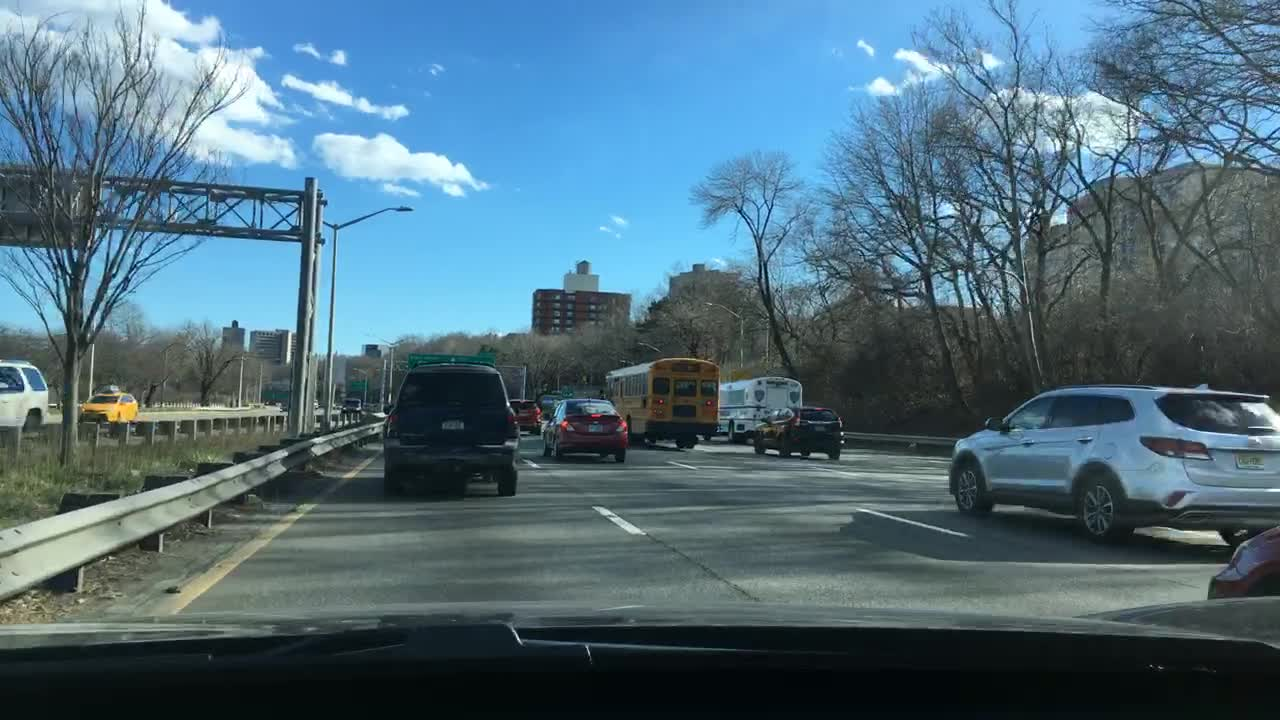
#> input picture 2.2.1- Object Detection/test.jpg, 1280 x 720 px; its folder holds only this picture in this run
$ python -i main_foggy_cityscapes.py   (imports and definitions only)
#> lines starting #> are read from the running program, lines starting #| are printed output that depends on the picture
#> further down, picture is the input picture: shape (720, 1280, 3); mean B, G, R 124.1, 109, 79.1
from glob import glob
import cv2
import numpy as np
import os
from ultralytics import YOLO

# Function to enhance contrast using CLAHE (Contrast Limited Adaptive Histogram Equalization)
def enhance_contrast(img):
    lab = cv2.cvtColor(img, cv2.COLOR_BGR2LAB)
#> lab: shape (720, 1280, 3); mean of channels 0, 1, 2 110.6, 122.6, 117.2
    l, a, b = cv2.split(lab)
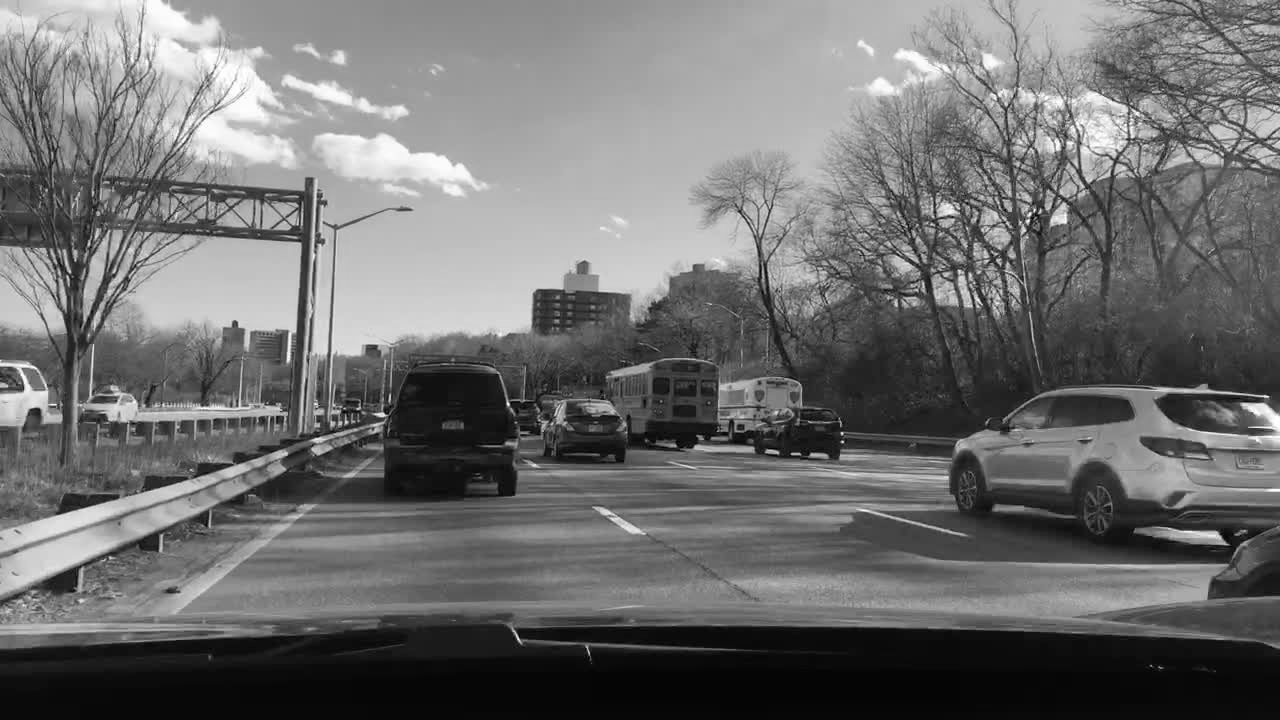
#> l: shape (720, 1280); min 1, max 255, mean 110.6
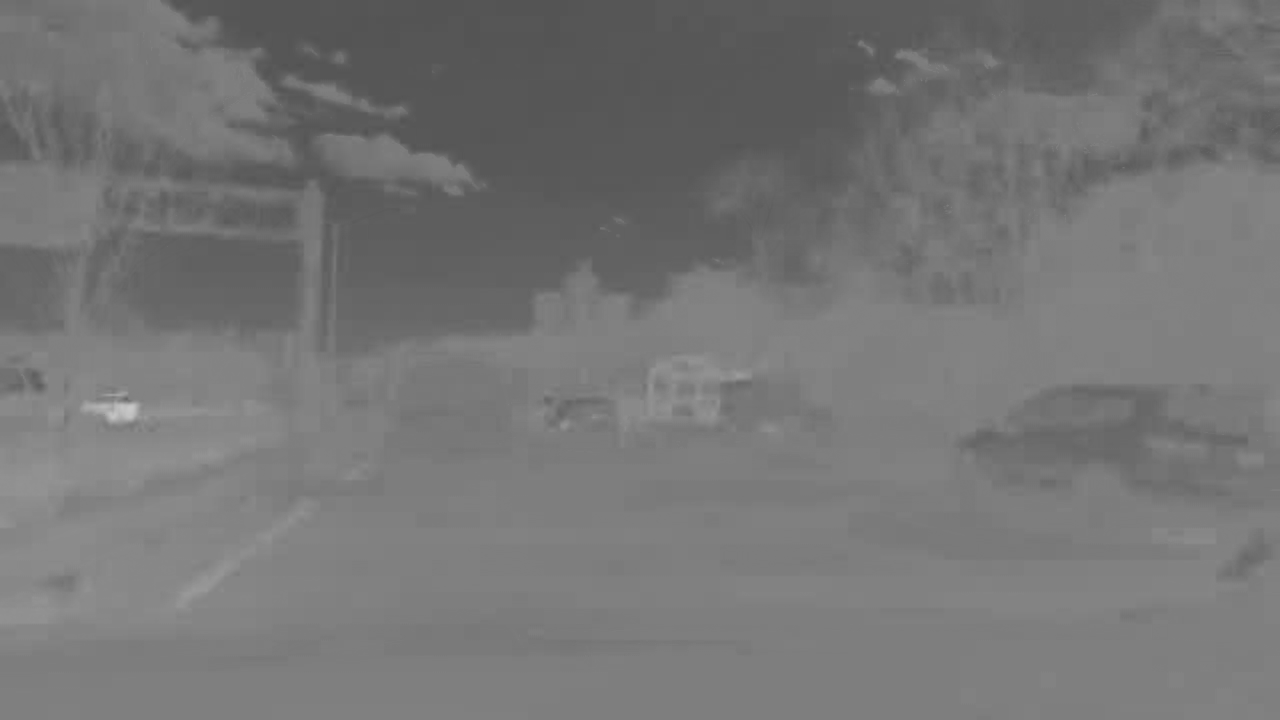
#> b: shape (720, 1280); min 82, max 201, mean 117.2
    clahe = cv2.createCLAHE(clipLimit=3.0, tileGridSize=(8,8))
    l = clahe.apply(l)
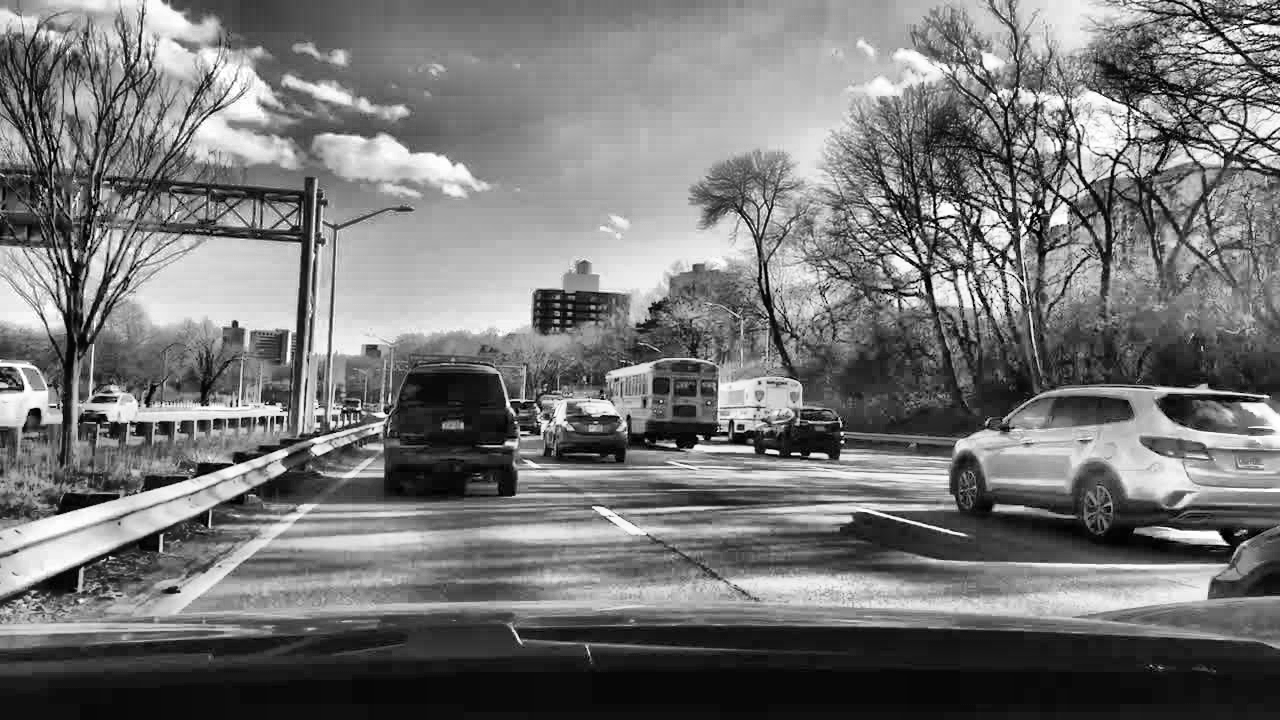
#> l: shape (720, 1280); min 0, max 255, mean 117.6
    lab = cv2.merge((l, a, b))
#> lab: shape (720, 1280, 3); mean of channels 0, 1, 2 117.6, 122.6, 117.2
    return cv2.cvtColor(lab, cv2.COLOR_LAB2BGR)
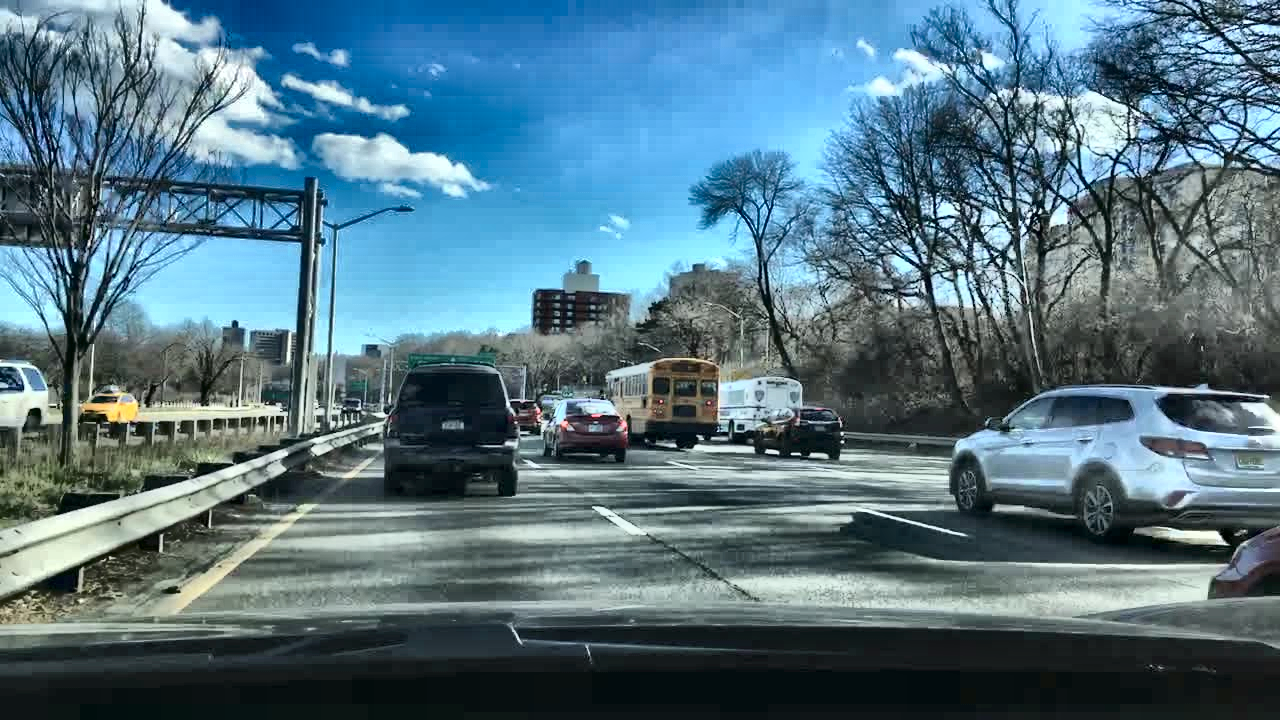
#> returned value: shape (720, 1280, 3); mean B, G, R 130.5, 116.6, 85.2

# Function to calculate Intersection over Union (IoU) between two bounding boxes
def calculate_iou(box1, box2):
    x1, y1, x2, y2 = box1  # Unpack first bounding box
    x1g, y1g, x2g, y2g = box2  # Unpack second bounding box

    # Calculate intersection coordinates
    xi1 = max(x1, x1g)
    yi1 = max(y1, y1g)
    xi2 = min(x2, x2g)
    yi2 = min(y2, y2g)

    # Calculate intersection area
    inter_area = max(0, xi2 - xi1) * max(0, yi2 - yi1)

    # Calculate areas of individual bounding boxes
    box1_area = (x2 - x1) * (y2 - y1)
    box2_area = (x2g - x1g) * (y2g - y1g)

    # Calculate union area
    union_area = box1_area + box2_area - inter_area

    # Compute IoU, return 0 if union area is zero
    return inter_area / union_area if union_area else 0

# Function to run YOLO object detection on an image
def run_detection(model, img):
    results = model(img)  # Run model inference
    return results[0].boxes.xyxy.cpu().numpy()  # Extract bounding boxes

# Load YOLO model
# [1 line that did not run here, left out]

# Define dataset directories
base_dir = "C:\\Users\\Asus\\Desktop\\Foggy_Cityscapes"
no_fog_dir = os.path.join(base_dir, "No_Fog")
medium_fog_dir = os.path.join(base_dir, "Medium_Fog")
dense_fog_dir = os.path.join(base_dir, "Dense_Fog")

# Get sorted list of images from each directory
no_fog_images = sorted(glob(os.path.join(no_fog_dir, "*.png")))
medium_fog_images = sorted(glob(os.path.join(medium_fog_dir, "*.png")))
dense_fog_images = sorted(glob(os.path.join(dense_fog_dir, "*.png")))

iou_scores = []  # Store IoU scores
count = 0  # Initialize counter

# Loop through images in all three categories
# [25 lines not run here, left out]

# Calculate average IoU values
iou_avg_med = np.mean([iou[0] for iou in iou_scores])
iou_avg_dense = np.mean([iou[1] for iou in iou_scores])

# Print results
# [2 lines not run here, left out]

>>> import cv2
>>> picture = cv2.imread('test.jpg')
>>> result = enhance_contrast(picture)

$ run again, on 2.2.1- Object Detection/comparison.jpg
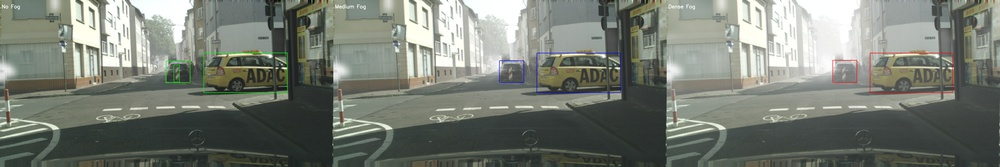
#> input picture 2.2.1- Object Detection/comparison.jpg, 1000 x 167 px, shrunk from 6144 x 1024 before the run
#> picture is the input picture: shape (167, 1000, 3); mean B, G, R 115.2, 124, 119
#> in enhance_contrast, `l, a, b = cv2.split(lab)`:
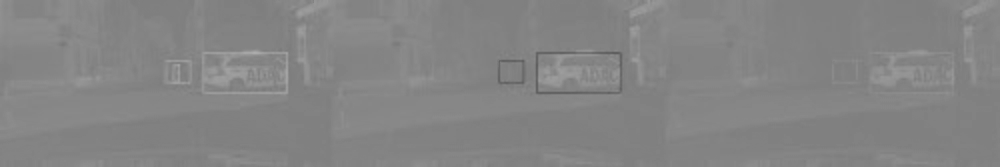
#> b: shape (167, 1000); min 94, max 173, mean 132.2
#> in enhance_contrast, `return cv2.cvtColor(lab, cv2.COLOR_LAB2BGR)`:
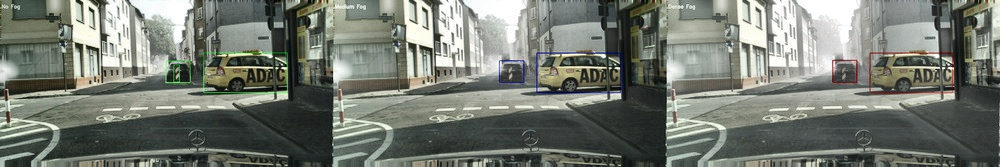
#> returned value: shape (167, 1000, 3); mean B, G, R 113.5, 122.4, 117.3

$ run again, on 2.2.1- Object Detection/comparison2.jpg
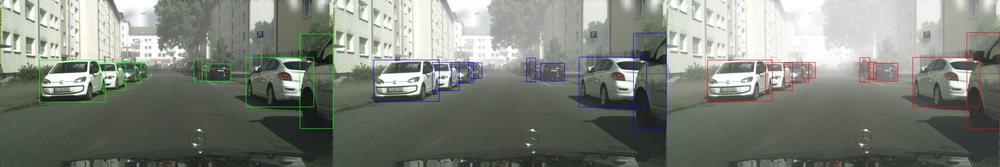
#> input picture 2.2.1- Object Detection/comparison2.jpg, 1000 x 167 px, shrunk from 6144 x 1024 before the run
#> picture is the input picture: shape (167, 1000, 3); mean B, G, R 121.6, 130.4, 125.8
#> in enhance_contrast, `l, a, b = cv2.split(lab)`:
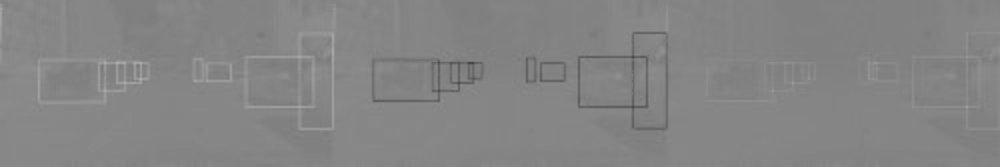
#> b: shape (167, 1000); min 68, max 175, mean 132.3
#> in enhance_contrast, `return cv2.cvtColor(lab, cv2.COLOR_LAB2BGR)`:
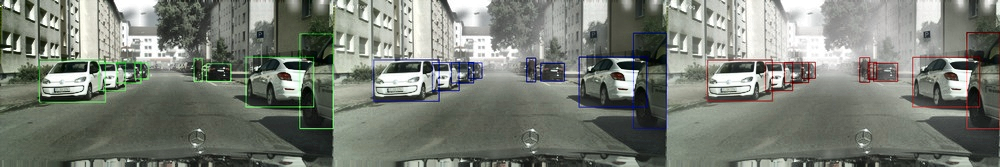
#> returned value: shape (167, 1000, 3); mean B, G, R 116.6, 125.4, 120.6
